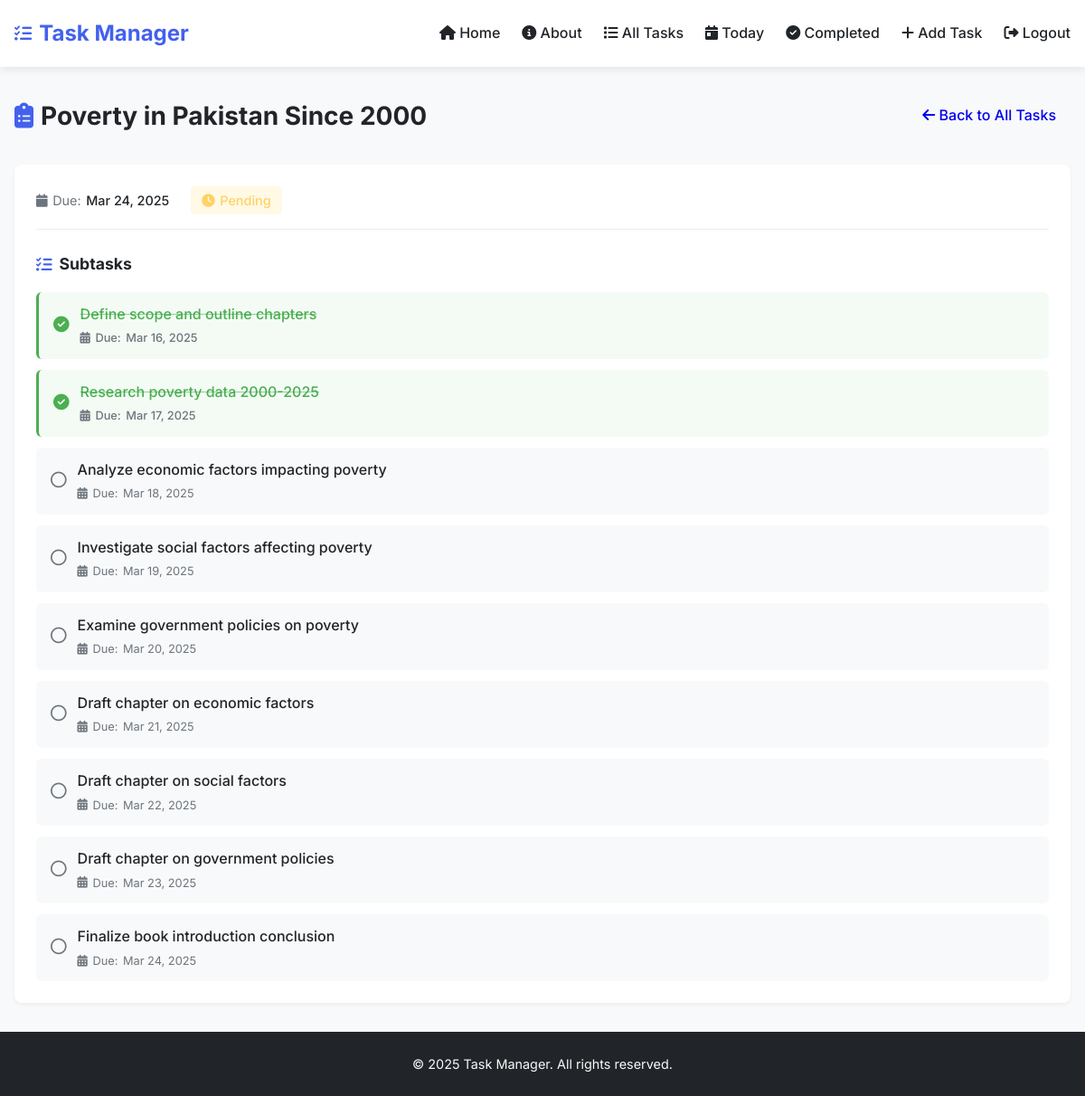
Page /task_detail/11/ (signed in) on the committed database.
### task_manager/models.py (models this page shows, shortened)
class Task(models.Model):
    description = models.TextField()
    title = models.CharField(max_length=200, blank=True, null=True)  # Add title field
    start_date = models.DateField()
    due_date = models.DateField()
    priority = models.CharField(max_length=10, choices=[
        ('High', 'High'),
        ('Medium', 'Medium'),
        ('Low', 'Low'),
    ])
    completed = models.BooleanField(default=False)

class Subtask(models.Model):
    task = models.ForeignKey(Task, on_delete=models.CASCADE)
    description = models.TextField()
    due_date = models.DateField()
    completed = models.BooleanField(default=False)

### task_manager/views.py (the view)
# urls.py: path('task_detail/<int:task_id>/', views.task_detail, name='task_detail'),
@login_required
def task_detail(request, task_id):
    task = Task.objects.get(pk=task_id)
    subtasks = Subtask.objects.filter(task=task)
    return render(request, 'task_detail.html', {'task': task, 'subtasks': subtasks})

### task_manager/templates/task_detail.html (shortened to what this page needs)
{% extends 'base.html' %}
{% block content %}
<div class="page-header">
    <div class="page-header-content">
        <h2 class="page-title">
            <i class="fas fa-clipboard-list"></i> {{ task.title }}
        </h2>
        <div class="page-actions">
            <a href="{% url 'all_tasks' %}" class="btn btn-secondary">
                <i class="fas fa-arrow-left"></i> Back to All Tasks
            </a>
        </div>
    </div>
</div>
<div class="task-detail-card">
    <div class="task-header">
        <div class="task-info">
            <span class="task-meta">
                <i class="fas fa-calendar"></i> Due:
                <span class="task-date">{{ task.due_date|date:"M d, Y" }}</span>
            </span>
            {% if task.completed %}
                <span class="task-status completed">
                    <i class="fas fa-check-circle"></i> Completed
                </span>
            {% else %}
                <span class="task-status pending">
                    <i class="fas fa-clock"></i> Pending
                </span>
            {% endif %}
        </div>
    </div>
    {% if subtasks %}
        <div class="subtasks-container">
            <h3 class="subtasks-heading">
                <i class="fas fa-tasks"></i> Subtasks
            </h3>
            <ul class="subtasks">
                {% for subtask in subtasks %}
                    <li class="subtask-item {% if subtask.completed %}completed{% endif %}">
                        <div class="subtask-checkbox">
                            {% if subtask.completed %}
                                <i class="fas fa-check-circle"></i>
                            {% else %}
                                <i class="far fa-circle"></i>
                            {% endif %}
                        </div>
                        <div class="subtask-content">
                            <span class="subtask-description">{{ subtask.description }}</span>
                            <span class="subtask-meta">
                                <i class="fas fa-calendar-alt"></i> Due:
                                <span class="subtask-date">{{ subtask.due_date|date:"M d, Y" }}</span>
                            </span>
                        </div>
                    </li>
                {% endfor %}
            </ul>
        </div>
    {% else %}
        <div class="empty-subtasks">
            <p>No subtasks have been added to this task yet.</p>
        </div>
    {% endif %}
</div>
{% endblock %}

### task_manager/templates/base.html (style rules this page uses)
:root { --primary: #4361ee; --primary-light: #4895ef; --success: #4CAF50; --success-light: #a7e9af; --danger: #ef476f; --warning: #ffd166; --dark: #212529; --gray: #6c757d; --light: #f8f9fa; --white: #ffffff; }
* { margin: 0; padding: 0; box-sizing: border-box; }
body { font-family: 'Inter', sans-serif; line-height: 1.6; color: var(--dark); background-color: var(--light); padding: 0; margin: 0; }
.btn { display: inline-block; padding: 0.5rem 1rem; border-radius: 4px; font-weight: 500; text-decoration: none; cursor: pointer; transition: all 0.3s; border: none; }
.completed { color: var(--success); font-weight: 500; }
.task-header { display: flex; justify-content: space-between; align-items: center; margin-bottom: 0.5rem; }
.task-meta { display: flex; gap: 1rem; font-size: 0.875rem; color: var(--gray); }
.task-meta span { display: flex; align-items: center; gap: 0.25rem; }

### task_manager/templates/task_detail.html (style rules this page uses)
.page-header { margin-bottom: 2rem; }
.page-header-content { display: flex; justify-content: space-between; align-items: center; }
.page-title { font-size: 1.75rem; margin: 0; color: var(--dark); display: flex; align-items: center; gap: 0.5rem; }
.page-title i { color: var(--primary); }
.task-detail-card { background-color: var(--white); border-radius: 8px; padding: 1.5rem; box-shadow: 0 2px 4px rgba(0, 0, 0, 0.05); }
.task-header { margin-bottom: 1.5rem; padding-bottom: 1rem; border-bottom: 1px solid #e9ecef; }
.task-info { display: flex; align-items: center; gap: 1.5rem; }
.task-meta { display: flex; align-items: center; gap: 0.35rem; color: var(--gray); font-size: 0.9rem; }
.task-date { color: var(--dark); font-weight: 500; }
.task-status { display: flex; align-items: center; gap: 0.35rem; font-size: 0.9rem; font-weight: 500; padding: 0.25rem 0.75rem; border-radius: 4px; }
.task-status.pending { background-color: rgba(255, 193, 7, 0.1); color: var(--warning); }
.subtasks-heading { font-size: 1.1rem; margin: 0 0 1rem 0; color: var(--dark); display: flex; align-items: center; gap: 0.5rem; }
.subtasks-heading i { color: var(--primary); }
.subtasks { list-style: none; margin: 0; padding: 0; display: flex; flex-direction: column; gap: 0.75rem; }
.subtask-item { background-color: #f8f9fa; padding: 0.75rem 1rem; border-radius: 6px; display: flex; align-items: center; gap: 0.75rem; transition: all 0.2s ease; }
.subtask-item.completed { background-color: rgba(40, 167, 69, 0.05); border-left: 3px solid var(--success); }
.subtask-checkbox i { font-size: 1.1rem; }
.subtask-item.completed .subtask-checkbox i { color: var(--success); }
.subtask-item:not(.completed) .subtask-checkbox i { color: var(--gray); }
.subtask-content { flex: 1; }
.subtask-description { display: block; font-weight: 500; margin-bottom: 0.25rem; }
.subtask-item.completed .subtask-description { color: var(--success); text-decoration: line-through; text-decoration-thickness: 1px; text-decoration-color: rgba(40, 167, 69, 0.5); }
.subtask-meta { display: flex; align-items: center; gap: 0.35rem; color: var(--gray); font-size: 0.8rem; }

### rows in the picture
Task: title "Poverty in Pakistan Since 2000", due_date "Mar 24, 2025"
Subtask: completed True (drawn), description "Define scope and outline chapters", due_date "Mar 16, 2025"
Subtask: completed True (drawn), description "Research poverty data 2000-2025", due_date "Mar 17, 2025"
Subtask: completed False (drawn), description "Analyze economic factors impacting poverty", due_date "Mar 18, 2025"
Subtask: completed False (drawn), description "Investigate social factors affecting poverty", due_date "Mar 19, 2025"
Subtask: completed False (drawn), description "Examine government policies on poverty", due_date "Mar 20, 2025"
Subtask: completed False (drawn), description "Draft chapter on economic factors", due_date "Mar 21, 2025"
Subtask: completed False (drawn), description "Draft chapter on social factors", due_date "Mar 22, 2025"
Subtask: completed False (drawn), description "Draft chapter on government policies", due_date "Mar 23, 2025"
Subtask: completed False (drawn), description "Finalize book introduction conclusion", due_date "Mar 24, 2025"
